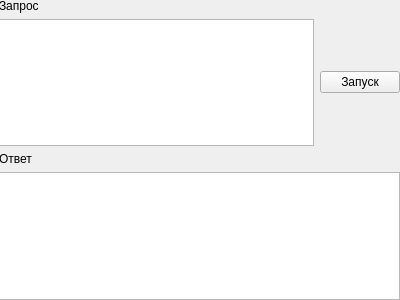
<?xml version="1.0" encoding="UTF-8"?>
<ui version="4.0">
 <class>Form</class>
 <widget class="QWidget" name="Form">
  <property name="geometry">
   <rect>
    <x>0</x>
    <y>0</y>
    <width>400</width>
    <height>300</height>
   </rect>
  </property>
  <property name="windowTitle">
   <string>Cofee</string>
  </property>
  <widget class="QWidget" name="gridLayoutWidget">
   <property name="geometry">
    <rect>
     <x>-1</x>
     <y>-1</y>
     <width>401</width>
     <height>301</height>
    </rect>
   </property>
   <layout class="QGridLayout" name="gridLayout">
    <item row="2" column="0" colspan="2">
     <widget class="QLabel" name="label">
      <property name="text">
       <string>Ответ</string>
      </property>
     </widget>
    </item>
    <item row="3" column="0" colspan="2">
     <widget class="QTableWidget" name="tableWidget"/>
    </item>
    <item row="1" column="0">
     <widget class="QTextEdit" name="textEdit"/>
    </item>
    <item row="1" column="1">
     <widget class="QPushButton" name="pushButton">
      <property name="text">
       <string>Запуск</string>
      </property>
     </widget>
    </item>
    <item row="0" column="0" colspan="2">
     <widget class="QLabel" name="label_2">
      <property name="text">
       <string>Запрос</string>
      </property>
     </widget>
    </item>
   </layout>
  </widget>
 </widget>
 <resources/>
 <connections/>
</ui>
